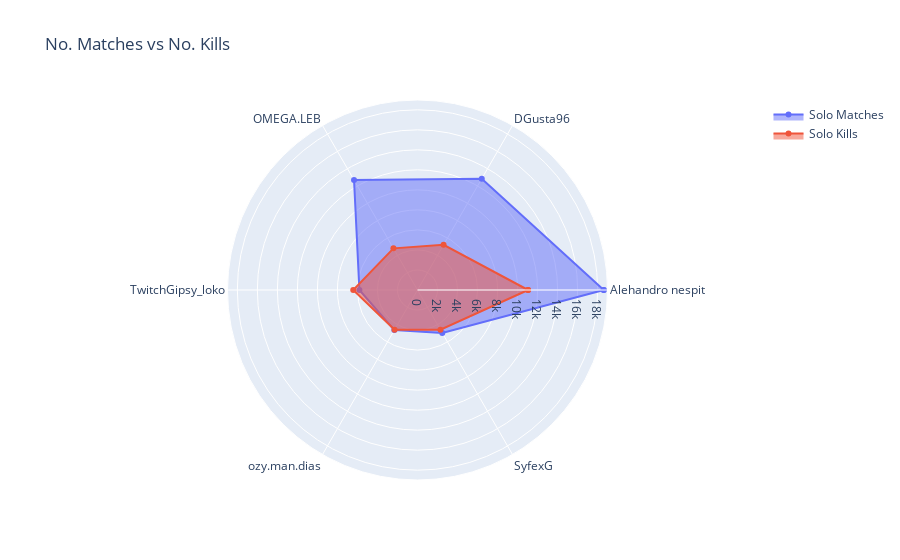

Source (notebook cell):
### Code cell
# Visualizing the skills among users utilizing a spider/radar plot.
r = list(top5_similar_users["Solo matches"])
r.append(r[0])

r2 = list(top5_similar_users["Solo kills"])
r2.append(r2[0])

fig = go.Figure()

fig.add_trace(go.Scatterpolar(
  r=r2,
  theta=thetha,
  fill='toself',
  name="Solo Matches"
))

fig.add_trace(go.Scatterpolar(
  r=r,
  theta=thetha,
  fill='toself',
  name="Solo Kills"
))

fig.update_layout(
  polar=dict(
    radialaxis=dict(
      visible=True
    ),
  ),
  showlegend=True, title="No. Matches vs No. Kills"
)

fig.show()

### Figure 1 — Plotly figure (JSON) as saved in the notebook; plotly's stock layout.template omitted (floating-point values rounded to 4 significant figures)
{"data": [{"fill": "toself", "name": "Solo Matches", "r": [18607, 12839, 12681, 5804, 4627, 4950, 18607], "theta": ["Alehandro nespit", "DGusta96", "OMEGA.LEB", "TwitchGipsy_loko", "ozy.man.dias", "SyfexG", "Alehandro nespit"], "type": "scatterpolar"}, {"fill": "toself", "name": "Solo Kills", "r": [11046, 5211, 4805, 6420, 4585, 4584, 11046], "theta": ["Alehandro nespit", "DGusta96", "OMEGA.LEB", "TwitchGipsy_loko", "ozy.man.dias", "SyfexG", "Alehandro nespit"], "type": "scatterpolar"}], "layout": {"polar": {"radialaxis": {"visible": true}}, "showlegend": true, "title": {"text": "No. Matches vs No. Kills"}}}
